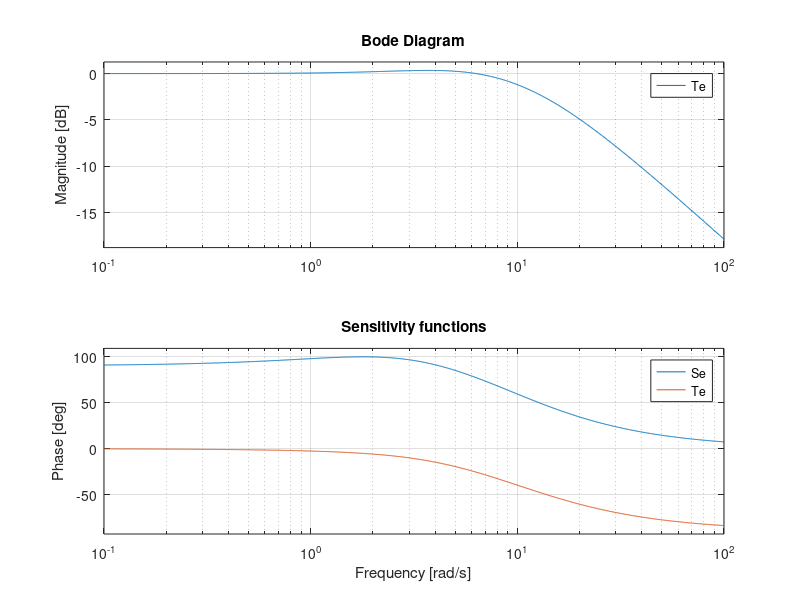
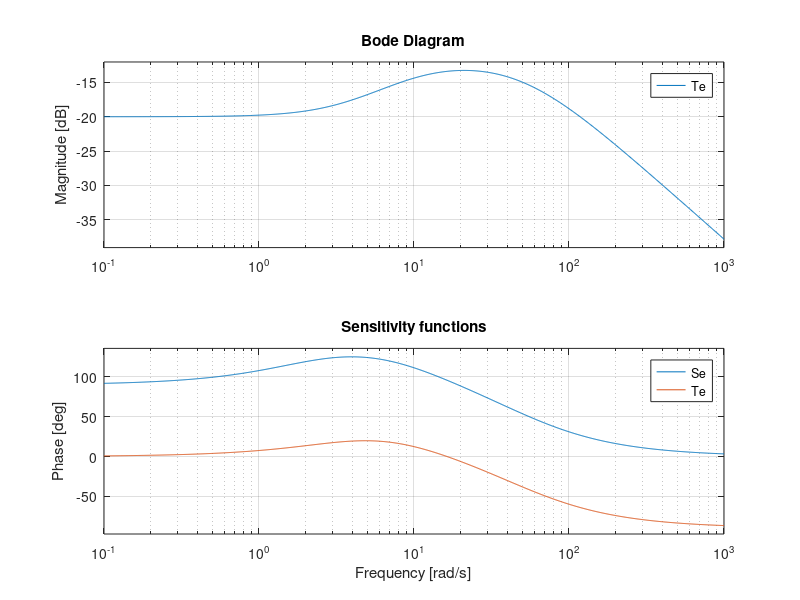

Recreate these plots in MATLAB, in order.
close all, clear all, clc;

s = tf('s');
a = 25.15;
b = 2.157;
c = 0.5107;
d = 1.988;
omega1 = 10;
omega2 = 5;

A = s+b;
B = a;
R = s;
S = c*s+d;
Am = s+omega1;
Ao = s+omega2;
t0 = 0.3976;
T = t0*Ao;

Go = B/A;
Gff = T/R;
Gfb = S/R;

%% Complementary sensitivity function

Se = (A*R)/(Am*Ao)
Te = (B*S)/(Am*Ao)

figure(19834735)
bode(Se)
hold on
bode(Te)

title('Sensitivity functions')
legend('Se', 'Te');

%% Faster poles

omega2 = 5*omega1

Am = s+omega1;
Ao = s+omega2;
Se = (A*R)/(Am*Ao)
Te = (B*S)/(Am*Ao)

figure(19834736)
bode(Se)
hold on
bode(Te)

title('Sensitivity functions')
legend('Se', 'Te');

